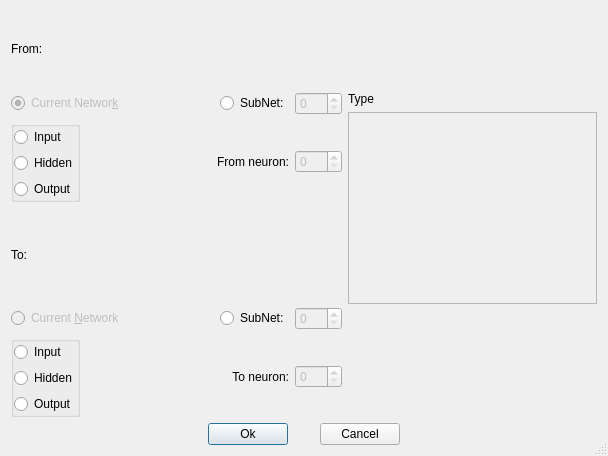
<?xml version="1.0" encoding="UTF-8"?>
<ui version="4.0">
 <class>addSynapseNetDialog</class>
 <widget class="QDialog" name="addSynapseNetDialog">
  <property name="geometry">
   <rect>
    <x>0</x>
    <y>0</y>
    <width>608</width>
    <height>456</height>
   </rect>
  </property>
  <property name="windowTitle">
   <string>add Synapse</string>
  </property>
  <property name="sizeGripEnabled">
   <bool>true</bool>
  </property>
  <layout class="QVBoxLayout">
   <item>
    <layout class="QGridLayout">
     <property name="leftMargin">
      <number>0</number>
     </property>
     <property name="topMargin">
      <number>0</number>
     </property>
     <property name="rightMargin">
      <number>0</number>
     </property>
     <property name="bottomMargin">
      <number>0</number>
     </property>
     <item row="4" column="2">
      <widget class="QRadioButton" name="radioToNetView">
       <property name="text">
        <string>SubNet:</string>
       </property>
      </widget>
     </item>
     <item row="5" column="0" colspan="4">
      <layout class="QHBoxLayout">
       <property name="leftMargin">
        <number>0</number>
       </property>
       <property name="topMargin">
        <number>0</number>
       </property>
       <property name="rightMargin">
        <number>0</number>
       </property>
       <property name="bottomMargin">
        <number>0</number>
       </property>
       <item>
        <widget class="QGroupBox" name="groupBoxTo">
         <layout class="QVBoxLayout">
          <property name="leftMargin">
           <number>0</number>
          </property>
          <property name="topMargin">
           <number>0</number>
          </property>
          <property name="rightMargin">
           <number>0</number>
          </property>
          <property name="bottomMargin">
           <number>0</number>
          </property>
          <item>
           <widget class="QRadioButton" name="radioToInput">
            <property name="text">
             <string>Input</string>
            </property>
           </widget>
          </item>
          <item>
           <widget class="QRadioButton" name="radioToHidden">
            <property name="text">
             <string>Hidden</string>
            </property>
            <property name="checked">
             <bool>false</bool>
            </property>
           </widget>
          </item>
          <item>
           <widget class="QRadioButton" name="radioToOutput">
            <property name="text">
             <string>Output</string>
            </property>
           </widget>
          </item>
         </layout>
        </widget>
       </item>
       <item>
        <spacer name="spacer1_2_2">
         <property name="orientation">
          <enum>Qt::Horizontal</enum>
         </property>
         <property name="sizeType">
          <enum>QSizePolicy::Expanding</enum>
         </property>
         <property name="sizeHint" stdset="0">
          <size>
           <width>81</width>
           <height>20</height>
          </size>
         </property>
        </spacer>
       </item>
       <item>
        <widget class="QLabel" name="toNeuronLabel">
         <property name="text">
          <string>To neuron:</string>
         </property>
         <property name="alignment">
          <set>Qt::AlignRight|Qt::AlignTrailing|Qt::AlignVCenter</set>
         </property>
         <property name="wordWrap">
          <bool>false</bool>
         </property>
        </widget>
       </item>
       <item>
        <widget class="QSpinBox" name="SpinBoxTo">
         <property name="enabled">
          <bool>false</bool>
         </property>
         <property name="minimum">
          <number>0</number>
         </property>
         <property name="maximum">
          <number>999</number>
         </property>
         <property name="value">
          <number>0</number>
         </property>
        </widget>
       </item>
      </layout>
     </item>
     <item row="4" column="0">
      <widget class="QRadioButton" name="radioToNetwork">
       <property name="enabled">
        <bool>false</bool>
       </property>
       <property name="text">
        <string>Current &amp;Network</string>
       </property>
       <property name="checked">
        <bool>false</bool>
       </property>
      </widget>
     </item>
     <item row="2" column="0" colspan="4">
      <layout class="QHBoxLayout">
       <property name="leftMargin">
        <number>0</number>
       </property>
       <property name="topMargin">
        <number>0</number>
       </property>
       <property name="rightMargin">
        <number>0</number>
       </property>
       <property name="bottomMargin">
        <number>0</number>
       </property>
       <item>
        <widget class="QGroupBox" name="groupBoxFrom">
         <layout class="QVBoxLayout">
          <property name="leftMargin">
           <number>0</number>
          </property>
          <property name="topMargin">
           <number>0</number>
          </property>
          <property name="rightMargin">
           <number>0</number>
          </property>
          <property name="bottomMargin">
           <number>0</number>
          </property>
          <item>
           <widget class="QRadioButton" name="radioFromInput">
            <property name="font">
             <font/>
            </property>
            <property name="text">
             <string>Input</string>
            </property>
           </widget>
          </item>
          <item>
           <widget class="QRadioButton" name="radioFromHidden">
            <property name="text">
             <string>Hidden</string>
            </property>
            <property name="checked">
             <bool>false</bool>
            </property>
           </widget>
          </item>
          <item>
           <widget class="QRadioButton" name="radioFromOutput">
            <property name="font">
             <font/>
            </property>
            <property name="text">
             <string>Output</string>
            </property>
           </widget>
          </item>
         </layout>
        </widget>
       </item>
       <item>
        <spacer name="spacer1">
         <property name="orientation">
          <enum>Qt::Horizontal</enum>
         </property>
         <property name="sizeType">
          <enum>QSizePolicy::Expanding</enum>
         </property>
         <property name="sizeHint" stdset="0">
          <size>
           <width>84</width>
           <height>20</height>
          </size>
         </property>
        </spacer>
       </item>
       <item>
        <widget class="QLabel" name="fromNeuronLabel">
         <property name="text">
          <string>From neuron:</string>
         </property>
         <property name="alignment">
          <set>Qt::AlignRight|Qt::AlignTrailing|Qt::AlignVCenter</set>
         </property>
         <property name="wordWrap">
          <bool>false</bool>
         </property>
        </widget>
       </item>
       <item>
        <widget class="QSpinBox" name="SpinBoxFrom">
         <property name="enabled">
          <bool>false</bool>
         </property>
         <property name="minimum">
          <number>0</number>
         </property>
         <property name="maximum">
          <number>999</number>
         </property>
         <property name="value">
          <number>0</number>
         </property>
        </widget>
       </item>
      </layout>
     </item>
     <item row="4" column="1">
      <spacer name="spacer1_2_3">
       <property name="orientation">
        <enum>Qt::Horizontal</enum>
       </property>
       <property name="sizeType">
        <enum>QSizePolicy::Expanding</enum>
       </property>
       <property name="sizeHint" stdset="0">
        <size>
         <width>90</width>
         <height>20</height>
        </size>
       </property>
      </spacer>
     </item>
     <item row="4" column="3">
      <widget class="QSpinBox" name="SpinBoxToNetView">
       <property name="enabled">
        <bool>false</bool>
       </property>
       <property name="minimum">
        <number>0</number>
       </property>
       <property name="maximum">
        <number>999</number>
       </property>
       <property name="value">
        <number>0</number>
       </property>
      </widget>
     </item>
     <item row="3" column="0">
      <widget class="QLabel" name="textLabel1_2">
       <property name="text">
        <string>To:</string>
       </property>
       <property name="wordWrap">
        <bool>false</bool>
       </property>
      </widget>
     </item>
     <item row="1" column="3">
      <widget class="QSpinBox" name="SpinBoxFromNetView">
       <property name="enabled">
        <bool>false</bool>
       </property>
       <property name="minimum">
        <number>0</number>
       </property>
       <property name="maximum">
        <number>999</number>
       </property>
       <property name="value">
        <number>0</number>
       </property>
      </widget>
     </item>
     <item row="1" column="1">
      <spacer name="spacer1_2">
       <property name="orientation">
        <enum>Qt::Horizontal</enum>
       </property>
       <property name="sizeType">
        <enum>QSizePolicy::Expanding</enum>
       </property>
       <property name="sizeHint" stdset="0">
        <size>
         <width>90</width>
         <height>20</height>
        </size>
       </property>
      </spacer>
     </item>
     <item row="1" column="4" rowspan="5">
      <layout class="QVBoxLayout">
       <property name="leftMargin">
        <number>0</number>
       </property>
       <property name="topMargin">
        <number>0</number>
       </property>
       <property name="rightMargin">
        <number>0</number>
       </property>
       <property name="bottomMargin">
        <number>0</number>
       </property>
       <item>
        <widget class="QLabel" name="textLabel1_3">
         <property name="text">
          <string>Type</string>
         </property>
         <property name="wordWrap">
          <bool>false</bool>
         </property>
        </widget>
       </item>
       <item>
        <layout class="QVBoxLayout">
         <property name="leftMargin">
          <number>0</number>
         </property>
         <property name="topMargin">
          <number>0</number>
         </property>
         <property name="rightMargin">
          <number>0</number>
         </property>
         <property name="bottomMargin">
          <number>0</number>
         </property>
         <item>
          <widget class="QListWidget" name="synListBox" native="true">
           <property name="enabled">
            <bool>false</bool>
           </property>
           <property name="currentItem" stdset="0">
            <number>-1</number>
           </property>
          </widget>
         </item>
         <item>
          <spacer name="spacer7">
           <property name="orientation">
            <enum>Qt::Vertical</enum>
           </property>
           <property name="sizeType">
            <enum>QSizePolicy::Expanding</enum>
           </property>
           <property name="sizeHint" stdset="0">
            <size>
             <width>25</width>
             <height>113</height>
            </size>
           </property>
          </spacer>
         </item>
        </layout>
       </item>
      </layout>
     </item>
     <item row="1" column="0">
      <widget class="QRadioButton" name="radioFromNetwork">
       <property name="enabled">
        <bool>false</bool>
       </property>
       <property name="text">
        <string>Current Networ&amp;k</string>
       </property>
       <property name="checked">
        <bool>true</bool>
       </property>
      </widget>
     </item>
     <item row="1" column="2">
      <widget class="QRadioButton" name="radioFromNetView">
       <property name="text">
        <string>SubNet:</string>
       </property>
      </widget>
     </item>
     <item row="0" column="0">
      <widget class="QLabel" name="textLabel1">
       <property name="text">
        <string>From:</string>
       </property>
       <property name="wordWrap">
        <bool>false</bool>
       </property>
      </widget>
     </item>
    </layout>
   </item>
   <item>
    <layout class="QHBoxLayout">
     <property name="spacing">
      <number>32</number>
     </property>
     <property name="leftMargin">
      <number>0</number>
     </property>
     <property name="topMargin">
      <number>0</number>
     </property>
     <property name="rightMargin">
      <number>0</number>
     </property>
     <property name="bottomMargin">
      <number>0</number>
     </property>
     <item>
      <spacer name="spacer1_2_2_2_2">
       <property name="orientation">
        <enum>Qt::Horizontal</enum>
       </property>
       <property name="sizeType">
        <enum>QSizePolicy::Expanding</enum>
       </property>
       <property name="sizeHint" stdset="0">
        <size>
         <width>40</width>
         <height>20</height>
        </size>
       </property>
      </spacer>
     </item>
     <item>
      <widget class="QPushButton" name="okButton">
       <property name="text">
        <string>Ok</string>
       </property>
      </widget>
     </item>
     <item>
      <widget class="QPushButton" name="cancelButton">
       <property name="text">
        <string>Cancel</string>
       </property>
      </widget>
     </item>
     <item>
      <spacer name="spacer1_2_2_2_2_2">
       <property name="orientation">
        <enum>Qt::Horizontal</enum>
       </property>
       <property name="sizeType">
        <enum>QSizePolicy::Expanding</enum>
       </property>
       <property name="sizeHint" stdset="0">
        <size>
         <width>40</width>
         <height>20</height>
        </size>
       </property>
      </spacer>
     </item>
    </layout>
   </item>
  </layout>
 </widget>
 <layoutdefault spacing="6" margin="11"/>
 
 <customwidgets>
 </customwidgets>
 <tabstops>
  <tabstop>radioFromInput</tabstop>
  <tabstop>radioFromHidden</tabstop>
  <tabstop>radioFromOutput</tabstop>
  <tabstop>SpinBoxFrom</tabstop>
  <tabstop>radioToInput</tabstop>
  <tabstop>radioToHidden</tabstop>
  <tabstop>radioToOutput</tabstop>
  <tabstop>SpinBoxTo</tabstop>
  <tabstop>okButton</tabstop>
  <tabstop>cancelButton</tabstop>
 </tabstops>
 <resources/>
 <connections/>
</ui>
